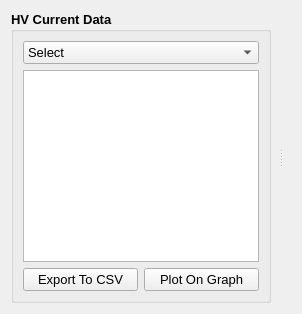
          <widget class="QWidget" name="tab_8">
           <attribute name="title">
            <string>High Voltage</string>
           </attribute>
           <layout class="QGridLayout" name="gridLayout_31">
            <item row="0" column="0">
             <widget class="QSplitter" name="splitter_5">
              <property name="orientation">
               <enum>Qt::Horizontal</enum>
              </property>
              <property name="handleWidth">
               <number>20</number>
              </property>
              <widget class="QGroupBox" name="hvCurrentBox_2">
               <property name="minimumSize">
                <size>
                 <width>0</width>
                 <height>0</height>
                </size>
               </property>
               <property name="maximumSize">
                <size>
                 <width>500</width>
                 <height>16777215</height>
                </size>
               </property>
               <property name="font">
                <font>
                 <pointsize>10</pointsize>
                 <weight>75</weight>
                 <bold>true</bold>
                </font>
               </property>
               <property name="title">
                <string>HV Current Data</string>
               </property>
               <layout class="QGridLayout" name="gridLayout_29">
                <item row="0" column="0" colspan="2">
                 <widget class="QComboBox" name="hvProBox_2">
                  <property name="font">
                   <font>
                    <pointsize>10</pointsize>
                    <weight>50</weight>
                    <bold>false</bold>
                   </font>
                  </property>
                  <property name="currentIndex">
                   <number>0</number>
                  </property>
                  <item>
                   <property name="text">
                    <string>Select</string>
                   </property>
                  </item>
                  <item>
                   <property name="text">
                    <string>Process 3, 1100V</string>
                   </property>
                  </item>
                  <item>
                   <property name="text">
                    <string>Process 3, 1500V</string>
                   </property>
                  </item>
                  <item>
                   <property name="text">
                    <string>Process 5, 1100V</string>
                   </property>
                  </item>
                  <item>
                   <property name="text">
                    <string>Process 5, 1500V</string>
                   </property>
                  </item>
                  <item>
                   <property name="text">
                    <string>Process 6, 1500V</string>
                   </property>
                  </item>
                 </widget>
                </item>
                <item row="1" column="0" colspan="2">
                 <widget class="QListWidget" name="hvListWidget_2">
                  <property name="font">
                   <font>
                    <pointsize>8</pointsize>
                    <weight>50</weight>
                    <bold>false</bold>
                   </font>
                  </property>
                 </widget>
                </item>
                <item row="2" column="0">
                 <widget class="QPushButton" name="hvExportButton_2">
                  <property name="font">
                   <font>
                    <pointsize>10</pointsize>
                    <weight>50</weight>
                    <bold>false</bold>
                   </font>
                  </property>
                  <property name="text">
                   <string>Export To CSV</string>
                  </property>
                 </widget>
                </item>
                <item row="2" column="1">
                 <widget class="QPushButton" name="hvPlotButton_2">
                  <property name="font">
                   <font>
                    <pointsize>10</pointsize>
                    <weight>50</weight>
                    <bold>false</bold>
                   </font>
                  </property>
                  <property name="text">
                   <string>Plot On Graph</string>
                  </property>
                 </widget>
                </item>
               </layout>
              </widget>
              <widget class="QWidget" name="layoutWidget_5">
               <layout class="QVBoxLayout" name="hvGraphLayout"/>
              </widget>
             </widget>
            </item>
           </layout>
          </widget>
